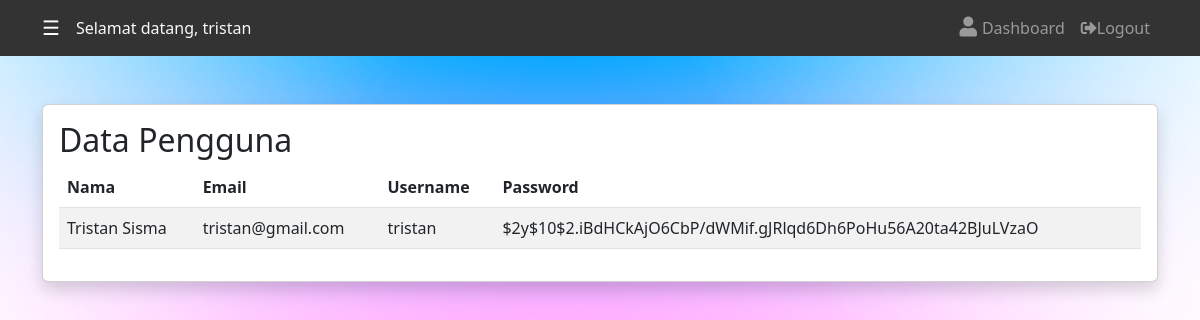
The page /user.php (signed in) on the database its author committed.
### tables this page shows
CREATE TABLE `users` (
  `id` int(11) NOT NULL,
  `nama` varchar(255) NOT NULL,
  `email` varchar(255) NOT NULL,
  `username` varchar(255) NOT NULL,
  `password` varchar(255) NOT NULL
);

### user.php (the view, shortened to what this page needs)
<?php
include 'koneksi.php';
$username = $_SESSION['username'];
$query = "SELECT * FROM users WHERE username = '$username'";
$result = mysqli_query($koneksi, $query);
$row = mysqli_fetch_assoc($result);
?>
<!DOCTYPE html>
<html lang="en">
<head>
    <link href="https://cdn.jsdelivr.net/npm/bootstrap@5.3.0/dist/css/bootstrap.min.css" rel="stylesheet">
    <link rel="stylesheet" href="https://cdnjs.cloudflare.com/ajax/libs/font-awesome/5.15.4/css/all.min.css" />
</head>
<body>
<nav class="navbar navbar-expand-lg" style="background-color: #333;">
        <div class="container">
        <a class="navbar-brand" href="#" id="navbarBrand" style="color: white;">&#9776;</a>
            <div class="navbar-text text-light">
                <?php echo "Selamat datang, " . $_SESSION['username']; ?>
            </div>
            <div class="collapse navbar-collapse" id="navbarNav">
                <ul class="navbar-nav ms-auto">
                    <li class="nav-item">
                        <a class="nav-link" href="dashboard.php"><i class="fas fa-user user-icon"></i>Dashboard</a>
                    </li>
                    <li class="nav-item">
                        <a class="nav-link logout-btn" onclick="logout()"><i class="fas fa-sign-out-alt"></i>Logout</a>
                    </li>
                </ul>
            </div>
        </div>
    </nav>
    <div class="container mt-5">
    <div class="card rounded shadow">
        <div class="card-body">
            <h2>Data Pengguna</h2>
            <div class="table-responsive">
                <table class="table table-striped table-hover">
                    <thead>
                        <tr>
                            <th>Nama</th>
                            <th>Email</th>
                            <th>Username</th>
                            <th>Password</th>
                        </tr>
                    </thead>
                    <tbody>
                        <tr>
                            <td><?php echo $row['nama']; ?></td>
                            <td><?php echo $row['email']; ?></td>
                            <td><?php echo $row['username']; ?></td>
                            <td><?php echo $row['password']; ?></td>
                        </tr>
                    </tbody>
                </table>
            </div>
        </div>
    </div>
</div>
</body>
</html>

### user.php (style rules this page uses)
body { background-image: url('img/inv8.jpg'); background-size: cover; background-repeat: no-repeat; }
.nav-link { color: rgba(255, 255, 255, 0.5); }
.navbar-nav { align-items: center; }
.user-icon { font-size: 20px; margin-right: 5px; }
.logout-btn { color: rgba(255, 255, 255, 0.5); cursor: pointer; }

### rows shown on the page
users: nama "Tristan Sisma", email "tristan@gmail.com", username "tristan", password "$2y$10$2.iBdHCkAjO6CbP/dWMif.gJRlqd6Dh6PoHu56A20ta42BJuLVzaO"

### other values the page prints
$_SESSION['username'] "tristan"
